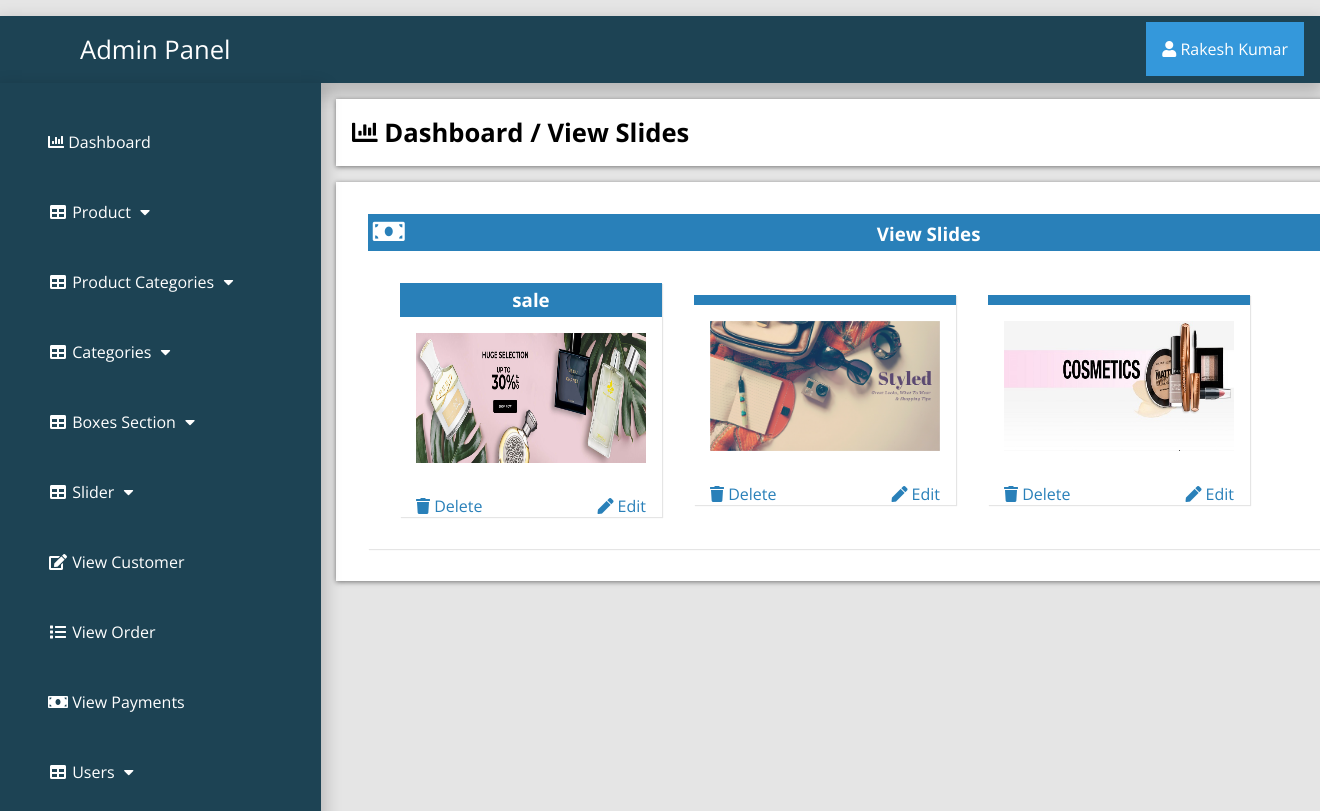
/admin_area/index.php?view_slider (signed in), run on the app's committed database.
### tables this page shows
CREATE TABLE `slider` (
  `Id` int(10) NOT NULL,
  `slider_name` varchar(255) NOT NULL,
  `slider_image` text NOT NULL,
  `slider_url` varchar(100) NOT NULL
);

### admin_area/view_slider.php (the view, shortened to what this page needs)
<?php
if (!isset($_SESSION['admin_email'])){
  echo "<script>window.open('login.php','_self')</script>";
  }else{
?>
<div class="row">
	<div class="col-lg-12">
		<div class="breadcrump">
			<li class="active">
				<i class="fa fa-bar-chart"></i>
				Dashboard / View Slides
			</li>
		</div>
	</div>
</div>
<div class="row">
	<div class="col-lg-12">
		<div class="panel panel-default">
			<div class="panel-heading">
				<h3 class="panel-title">
					<i class="fa fa-money fa-fw"></i>
					View Slides
				</h3>
			</div>
			<div class="panel-body">
               <?php
                  $get_slides="select * from slider";
                  $run_slides=mysqli_query($con,$get_slides);
                  while ($row_slides=mysqli_fetch_array($run_slides)) {
                    	$slide_id=$row_slides['Id'];
                    	$slide_name=$row_slides['slider_name'];
                    	$slide_image=$row_slides['slider_image'];
                 ?>
                 <div class="col-lg-3 col-md-3">
                 	<div class="panel panel-primary">
                 		<div class="panel-heading">
                 			<h3 class="panel-title" align="center">
                 				<?php echo $slide_name; ?>
                 			</h3>
                 			</div>
                 			<div class="panel-body">
                 				<img src="slider_images/<?php echo $slide_image; ?>" class="img-responsive" width="230" height="130">
                 			</div>
                 			<div class="panel-footer">
                 				<center>
                 					<a href="index.php?delete_slide=<?php echo $slide_id; ?>" class="pull-left">
                 						<i class="fa fa-trash"> </i> Delete
                 					</a>
                 						<a href="index.php?edit_slide=<?php echo $slide_id; ?>" class="pull-right">
                 						<i class="fa fa-pen"> </i> Edit
                 					</a>
                 				</center>
                 			</div>
                 		</div>
                 	</div>
                 <?php } ?>
                 </div>
             </div>
         </div>
     </div>
<?php } ?>

### admin_area/index.php (shortened to what this page needs)
<?php
include("includes/db.php");
if (!isset($_SESSION['admin_email'])){
  echo "<script>window.open('login.php','_self')</script>";
  }else{
?>
<?php
$admin_session=$_SESSION['admin_email'];
$get_admin="select * from admins where admin_email='$admin_session'";
$run_admin=mysqli_query($con,$get_admin);
$row_admin=mysqli_fetch_array($run_admin);
$admin_name=$row_admin['admin_name'];
  ?>
<!DOCTYPE html>
<html lang="en">
<head>
<link rel="stylesheet" href="https://cdnjs.cloudflare.com/ajax/libs/font-awesome/4.7.0/css/font-awesome.min.css">
    <link rel="stylesheet" href="https://cdnjs.cloudflare.com/ajax/libs/OwlCarousel2/2.3.4/assets/owl.carousel.min.css">
    <link rel="stylesheet" href="https://cdnjs.cloudflare.com/ajax/libs/font-awesome/5.15.2/css/all.min.css">
    <link rel="stylesheet" href="css/style.css">
  <body>
    <div class="wrapper">
      <?php include 'includes/sidebar.php'; ?>
      <div class="page-wrapper">
        <div class="container-fluid">
        <?php
         if(isset($_GET['view_slider'])) {
          include 'view_slider.php';
     }
         ?>
        </div>
      </div>
    </div>
  </body>
</head>
</html>
<?php  } ?>

### admin_area/includes/sidebar.php (shortened to what this page needs)
<?php
if (!isset($_SESSION['admin_email'])){
  echo "<script>window.open('login.php','_self')</script>";
  }else{
?>
<nav class="navbar navbar-inverse navbar-fixed-top" >
	<div class="navbar-header">
		<a href="index.php?dashboard" class="navbar-brand"><span>Admin Panel</span></a>
	</div>
		<div class="dropdown">
		 <button onclick="myFunction()" class="dropbtn"><i class="fa fa-user"></i> <?php echo $admin_name; ?></a></button>
		</div>
	<div class="collapse navbar-collapse navbar-ex1-collapse">
	<ul class="nav navbar-nav side-nav">
  <li>
    <a href="index.php?dashboard"><i class="fa fa-bar-chart"></i> Dashboard</a>
  </li>
  <li class="button-dropdown" id="#products">
    <a href="#" class="dropdown-toggle" data-toggle="collapse" data-target="#products"><i class="fa fa-fw fa-table"></i> Product <i class="fa fa-fw fa-caret-down"></i></a>
  </li>
  <li class="button-dropdown" id="#products_cat">
    <a href="#" class="dropdown-toggle" data-toggle="collapse" data-target="#products_cat"><i class="fa fa-fw fa-table"></i> Product Categories <i class="fa fa-fw fa-caret-down"></i></a>
  </li>
  <li class="button-dropdown" id="#category">
    <a href="#" class="dropdown-toggle" data-toggle="collapse" data-target="#category"><i class="fa fa-fw fa-table"></i> Categories <i class="fa fa-fw fa-caret-down"></i></a>
  </li>
<li class="button-dropdown" >
  <a href="#" class="dropdown-toggle" data-toggle="collapse" data-target="#boxes">
    <i class="fa fa-fw fa-table"></i> Boxes Section <i class="fa fa-fw fa-caret-down"></i>
  </a>
</li>
  <li class="button-dropdown">
    <a href="#" class="dropdown-toggle" data-toggle="collapse" data-target="#slider"><i class="fa fa-fw fa-table"></i>  Slider <i class="fa fa-fw fa-caret-down"></i></a>
  </li>
  <li>
  	<a href="index.php?view_customer">
  		<i class="fa fa-fw fa-edit"></i> View Customer
  	</a>
  </li>
  <li>
  	<a href="index.php?view_order">
  		<i class="fa fa-fw fa-list"></i> View Order
  	</a>
  </li>
  <li>
  	<a href="index.php?view_payments">
  		<i class="fa fa-fw fa-money"></i> View Payments
  	</a>
  </li>
  <li class="button-dropdown">
    <a href="#" class="dropdown-toggle" data-toggle="collapse" data-target="#users"><i class="fa fa-fw fa-table"></i>  Users <i class="fa fa-fw fa-caret-down"></i></a>
  </li>
</ul>
</div>
</nav>
<?php } ?>

### admin_area/css/style.css (style rules this page uses)
:root { --blue:#2980b9; }
body { margin-top: ; }
* { font-family: 'Open Sans', sans-serif; margin:0; padding:0; box-sizing: border-box; text-decoration: none; transition: all .2s cubic-bezier(.37,1.14,.26,1.24); }
html { background-color: rgba(0,0,0,.1); }
.navbar-fixed-top { background:#1d4354; padding: 1rem; margin-top: 1rem; box-shadow: 0px 8px 16px 4px rgba(0,0,0,0.2); margin-left: ; margin-right: ; }
.navbar-fixed-top a span { margin-left: 4rem; }
.navbar-fixed-top .navbar-brand { font-size: 1.6rem; color: #ffffff; }
.dropbtn { background-color: #3498DB; color: white; padding: 16px; font-size: 16px; border: none; cursor: pointer; }
.dropdown { position: relative; display: inline-block; float: right; margin-top: -2.8rem; }
.nav { position: absolute; top: 51px; margin-top: 32px; width: auto; height: 110%; border-radius: 0; display: block; background-color: #1d4354; bottom: 0; overflow: hidden; padding-bottom: 40px; box-shadow: 0px 8px 16px 4px rgba(0,0,0,0.2); margin-left: -1rem; }
.nav>li>a { width: 225px; display: block; color: #ffffff; margin: 3rem; }
.row { width: 81.2%; background-color: #ffffff; margin: auto; margin-left: 21rem; margin-top: 1rem; padding: 1rem; display: ; }
.col-lg-3 { display: inline-flex; }
.panel { text-align: left; box-shadow: 1px 1px 1px 0px rgba(0.1,0.1,0.1,0.1); margin: 1rem; background-color: #ffffff; padding: rem; }
.panel-footer { box-shadow: 1px 1px 1px 0px rgba(0.1,0.1,0.1,0.1); font-size: 1rem; margin: 1rem; }
.panel-primary a { color: #2980b9; }
.panel-heading .panel-title { background-color: #2980b9; color: #ffffff; padding: .3rem; }
.breadcrump .active { font-weight: bold; font-size: 1.6rem; }
.row { list-style: none; box-shadow: 0 1px 5px rgba(0, 0, 0, 0.5); }
.row .fa-money { font-size: 1.6rem; width: 50%; text-align: left; }
.panel-body { display: flex; align-items: center; justify-content: left; padding: 1rem; flex-wrap: wrap; }

### data on the page
slider: slider_name "sale", slider_image (picture)
slider: slider_image (picture)
slider: slider_image (picture)

### other printed values
$admin_name "Rakesh Kumar"
